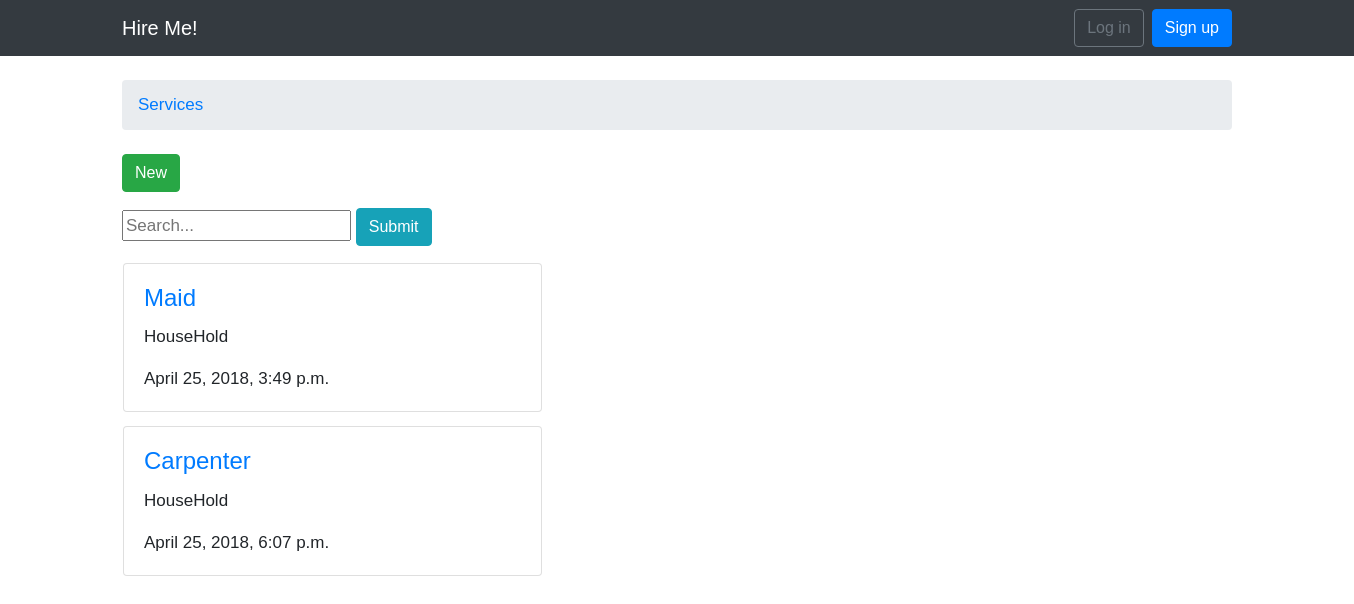
/services/, run on an earlier commit of the app's database.
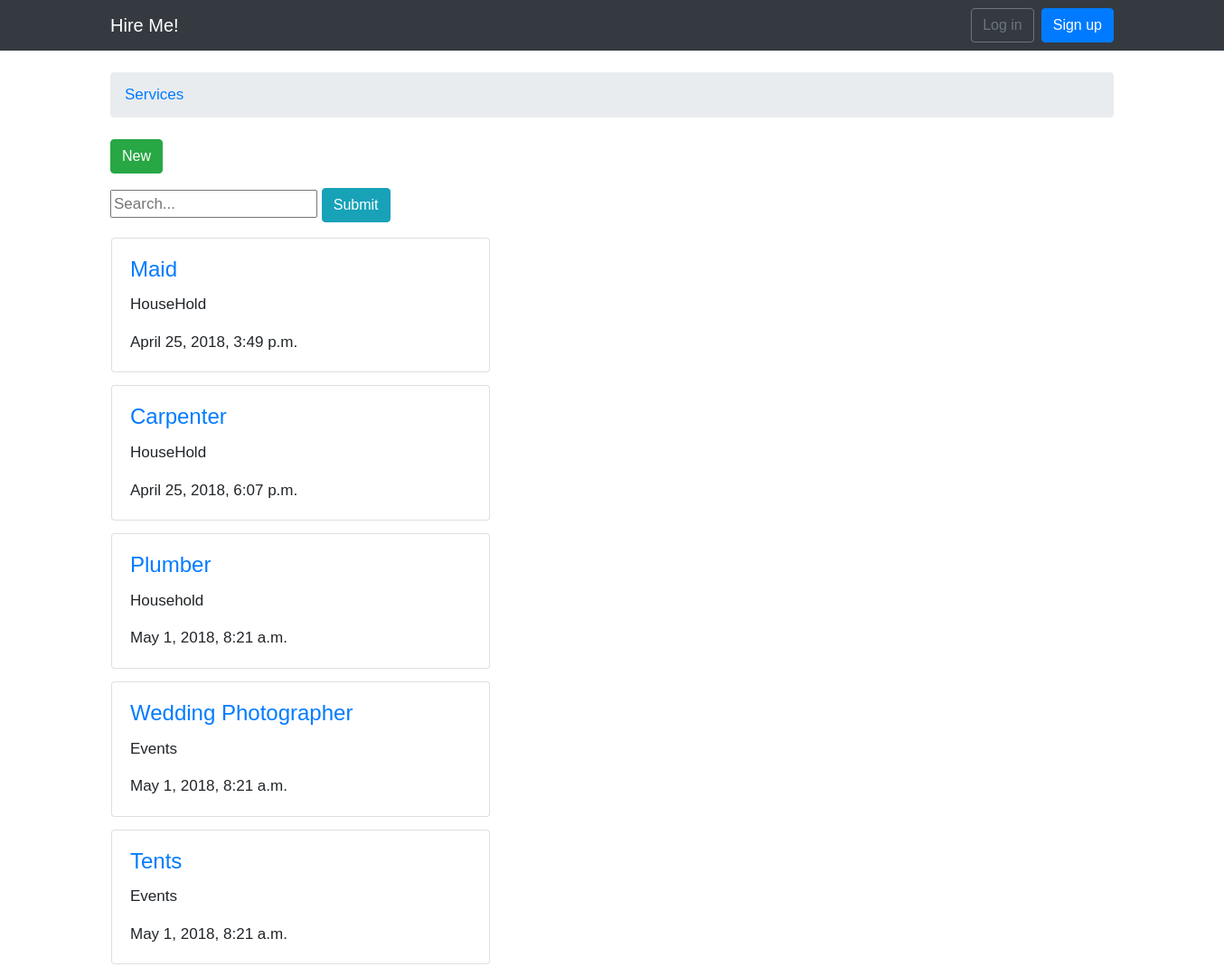
And on a later commit of the database.
### hire/models.py (models this page shows, shortened)
class Services(models.Model):
	name = models.CharField(max_length = 40, unique =True)
	category = models.CharField(max_length = 40)
	last_updated = models.DateTimeField(auto_now_add=True)

### hire/views.py (the view)
# urls.py: url(r'^services/$', hire_views.home, name='home'),
def home(request):
	ser = Services.objects.all()
	query = request.GET.get('search_box')
	if query:
		ser = Services.objects.filter(Q(name__icontains=query)| Q(category__icontains=query) |Q(last_updated__icontains=query))
	return render(request,'service.html',{'services':ser})

### templates/service.html (shortened to what this page needs)
{% extends 'base.html' %}
     {% block breadcrumb %}
        <li class="breadcrumb-item"><a href="{% url 'home' %}">Services</a></li>
       {% endblock %}
	 {% block content %}
  <a href = "{% url 'new_service' %}">  <button type="submit" class="btn btn-success">New</button></a>
    <form type="GET" action="." style="margin: 0">
    <input  id="search_box" type="text" name="search_box"  placeholder="Search..." >
   <button id="search_submit" type="submit" class="btn btn-info" >Submit</button>
</form>
 <table style="width:117%">
 {% for service in services %}
<tr>
<td><div class="card-columns">
<div class="card">
<div class="card-body">
<h4 class="card-title"><a href="{% url 'serve_list' service.pk %}">  {{ service.name }}</a></h4>
 <p class="card-text">{{service.category}}</p>
<p class="card-text">{{ service.last_updated}}</p></td>
</div>
{% endfor %}
</tr>
{% endblock %}

What changed in the data, as far as the page shows it:
added Services: name "Plumber", category "Household", last_updated "May 1, 2018, 8:21 a.m."
added Services: name "Wedding Photographer", category "Events", last_updated "May 1, 2018, 8:21 a.m."
added Services: name "Tents", category "Events", last_updated "May 1, 2018, 8:21 a.m."
